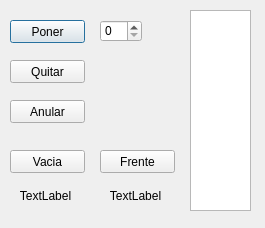
<?xml version="1.0" encoding="UTF-8"?>
<ui version="4.0">
 <class>Colas</class>
 <widget class="QDialog" name="Colas">
  <property name="geometry">
   <rect>
    <x>0</x>
    <y>0</y>
    <width>265</width>
    <height>228</height>
   </rect>
  </property>
  <property name="windowTitle">
   <string>Dialog</string>
  </property>
  <widget class="QSpinBox" name="spinPoner">
   <property name="geometry">
    <rect>
     <x>100</x>
     <y>20</y>
     <width>42</width>
     <height>22</height>
    </rect>
   </property>
  </widget>
  <widget class="QPushButton" name="pushPoner">
   <property name="geometry">
    <rect>
     <x>10</x>
     <y>20</y>
     <width>75</width>
     <height>23</height>
    </rect>
   </property>
   <property name="text">
    <string>Poner</string>
   </property>
  </widget>
  <widget class="QPushButton" name="pushQuitar">
   <property name="geometry">
    <rect>
     <x>10</x>
     <y>60</y>
     <width>75</width>
     <height>23</height>
    </rect>
   </property>
   <property name="text">
    <string>Quitar</string>
   </property>
  </widget>
  <widget class="QLabel" name="valorFrente">
   <property name="geometry">
    <rect>
     <x>100</x>
     <y>180</y>
     <width>71</width>
     <height>31</height>
    </rect>
   </property>
   <property name="text">
    <string>TextLabel</string>
   </property>
   <property name="alignment">
    <set>Qt::AlignCenter</set>
   </property>
  </widget>
  <widget class="QPushButton" name="pushVacia">
   <property name="geometry">
    <rect>
     <x>10</x>
     <y>150</y>
     <width>75</width>
     <height>23</height>
    </rect>
   </property>
   <property name="text">
    <string>Vacia</string>
   </property>
  </widget>
  <widget class="QListWidget" name="listWidget">
   <property name="geometry">
    <rect>
     <x>190</x>
     <y>10</y>
     <width>61</width>
     <height>201</height>
    </rect>
   </property>
  </widget>
  <widget class="QPushButton" name="pushAnular">
   <property name="geometry">
    <rect>
     <x>10</x>
     <y>100</y>
     <width>75</width>
     <height>23</height>
    </rect>
   </property>
   <property name="text">
    <string>Anular</string>
   </property>
  </widget>
  <widget class="QLabel" name="isVacia">
   <property name="geometry">
    <rect>
     <x>10</x>
     <y>180</y>
     <width>71</width>
     <height>31</height>
    </rect>
   </property>
   <property name="text">
    <string>TextLabel</string>
   </property>
   <property name="alignment">
    <set>Qt::AlignCenter</set>
   </property>
  </widget>
  <widget class="QPushButton" name="pushFrente">
   <property name="geometry">
    <rect>
     <x>100</x>
     <y>150</y>
     <width>75</width>
     <height>23</height>
    </rect>
   </property>
   <property name="text">
    <string>Frente</string>
   </property>
  </widget>
 </widget>
 <resources/>
 <connections/>
</ui>
